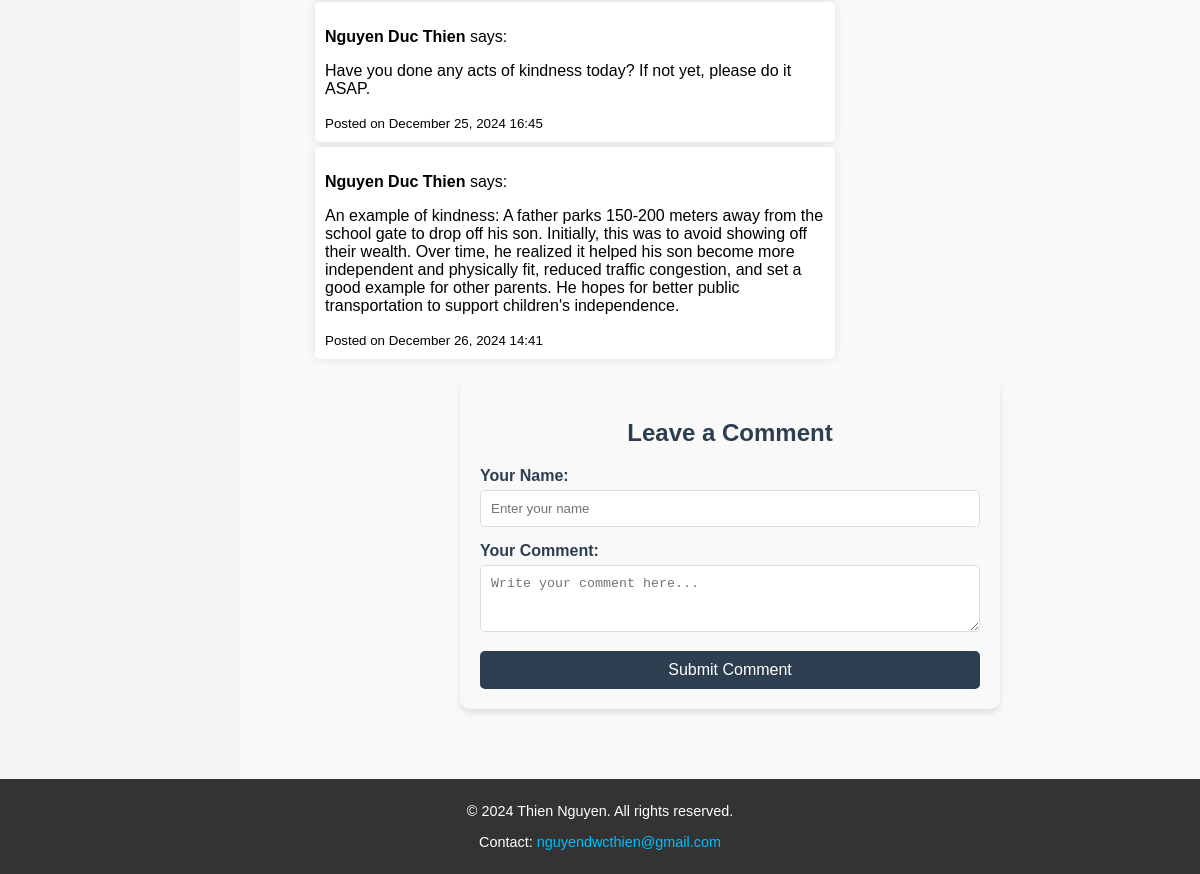
/blog_detail/1 (lower part), run on an earlier commit of the app's database.
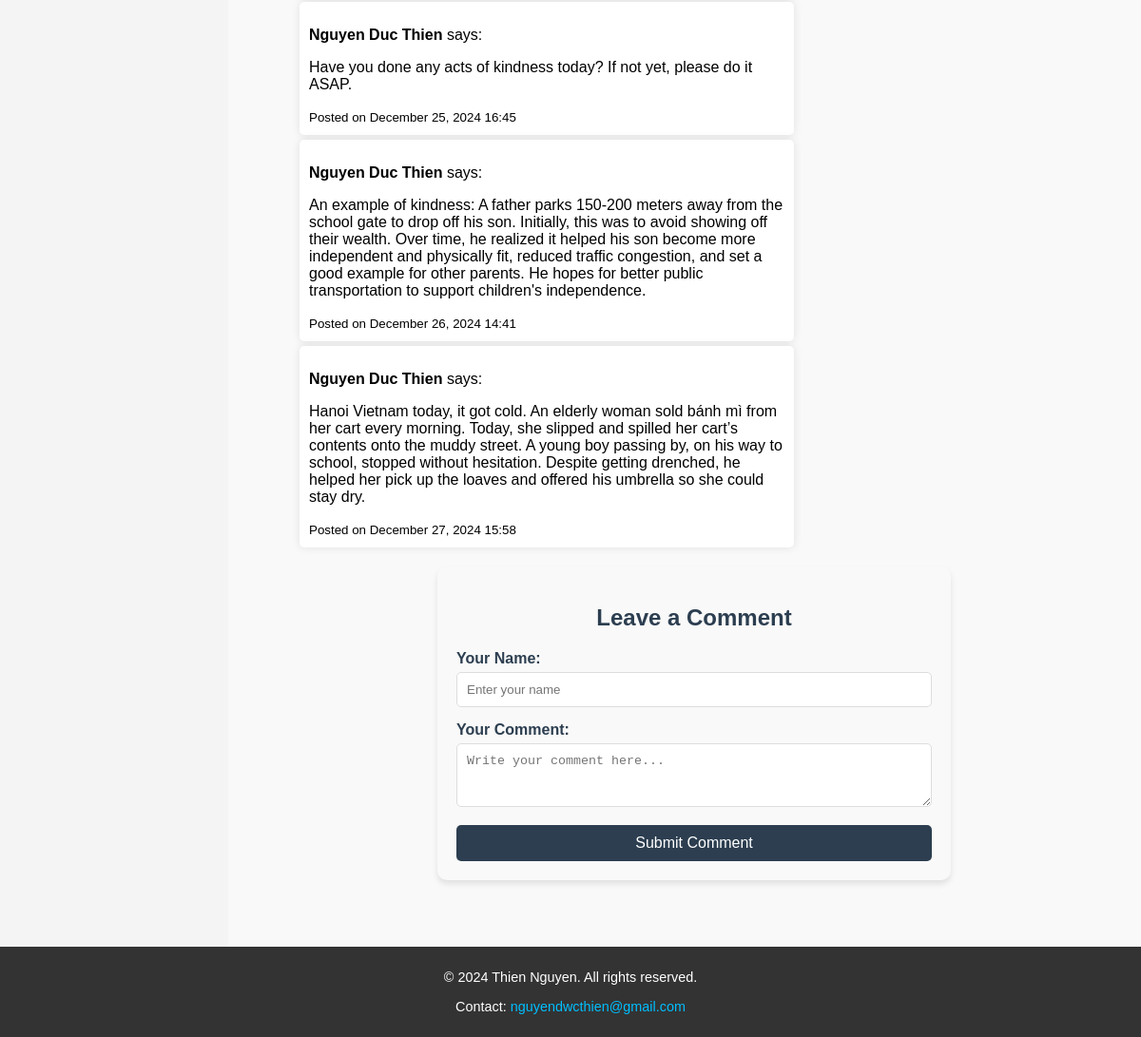
And on a later commit of the database.
### app.py (models this page shows)
class Comment(db.Model):
    id = db.Column(db.Integer, primary_key=True)
    blog_id = db.Column(db.Integer, db.ForeignKey('blog.id'), nullable=False)  # Foreign Key
    name = db.Column(db.String(50), nullable=False)  # Name of the commenter
    content = db.Column(db.Text, nullable=False)
    date_created = db.Column(db.DateTime, default=lambda: datetime.now(timezone('Asia/Bangkok')))  # Timestamp

### app.py (the view)
@app.route('/blog_detail/<int:id>')
def blog_detail(id):
    blog = Blog.query.get_or_404(id)
    return render_template('blog_detail.html', blog=blog)

### templates/blog_detail.html (shortened to what this page needs)
{% extends 'base.html' %}
{% block content %}
{% if blog.comments %}
    {% for comment in blog.comments %}
        <div class="container">
            <p><strong>{{ comment.name }}</strong> says:</p>
            <p>{{ comment.content }}</p>
            <small>Posted on {{ comment.date_created.strftime('%B %d, %Y %H:%M') }}</small>
        </div>
    {% endfor %}
{% else %}
    <div class="container">
        <p>No comments yet. Be the first to comment!</p>
    </div>
{% endif %}
<form method="POST" action="{{ url_for('add_comment', blog_id=blog.id) }}" style="max-width: 500px; margin: 20px auto; padding: 20px; background-color: #f9f9f9; border-radius: 10px; box-shadow: 0 4px 6px rgba(0, 0, 0, 0.1); font-family: Arial, sans-serif;">
    <h2 style="text-align: center; color: #2C3E50;">Leave a Comment</h2>
    <label for="name" style="display: block; font-weight: bold; margin-bottom: 5px; color: #2C3E50;">Your Name:</label>
    <input type="text" name="name" id="name" placeholder="Enter your name" required style="width: 100%; padding: 10px; border: 1px solid #ddd; border-radius: 5px; margin-bottom: 15px; box-sizing: border-box;">
    <label for="content" style="display: block; font-weight: bold; margin-bottom: 5px; color: #2C3E50;">Your Comment:</label>
    <textarea name="content" id="content" rows="3" placeholder="Write your comment here..." required style="width: 100%; padding: 10px; border: 1px solid #ddd; border-radius: 5px; margin-bottom: 15px; box-sizing: border-box;"></textarea>
    <button type="submit" style="width: 100%; padding: 10px; background-color: #2C3E50; color: white; border: none; border-radius: 5px; cursor: pointer; font-size: 16px;">Submit Comment</button>
</form>
{% endblock %}

What changed in the data, as far as the page shows it:
added Comment: name "Nguyen Duc Thien", content "Hanoi Vietnam today, it got cold. An elderly woman sold bánh mì from her cart every morning. Today, she slipped and spilled her cart’s contents onto the muddy street. A young boy passing by, on his way to school, stopped without hesitation. Despite getting drenched, he helped her pick up the loaves and offered his umbrella so she could stay dry.", date_created "December 27, 2024 15:58"
